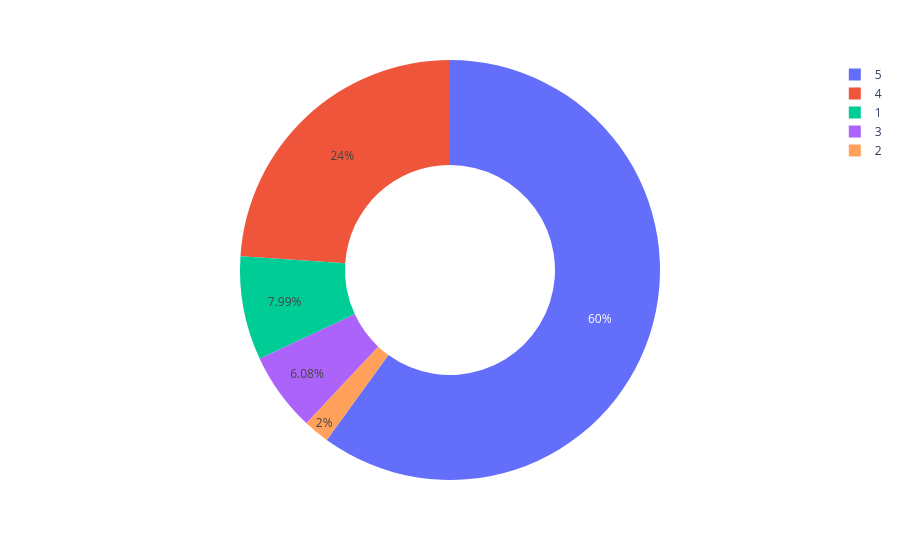

Notebook code cell kept with this figure:
### Code cell
ratings=data['Rating'].value_counts()
numbers=ratings.index
quantity=ratings.values

import plotly.express as px
figure=px.pie(data,values=quantity, names=numbers, hole=0.5)
figure.show()

### Figure 1 — Plotly figure (JSON) as saved in the notebook; plotly's stock layout.template omitted (floating-point values rounded to 4 significant figures)
{"data": [{"domain": {"x": [0, 1], "y": [0, 1]}, "hole": 0.5, "hovertemplate": "label=%{label}<br>value=%{value}<extra></extra>", "labels": [5, 4, 1, 3, 2], "legendgroup": "", "name": "", "showlegend": true, "type": "pie", "values": [1382, 552, 184, 140, 46]}], "layout": {"legend": {"tracegroupgap": 0}, "margin": {"t": 60}}}
